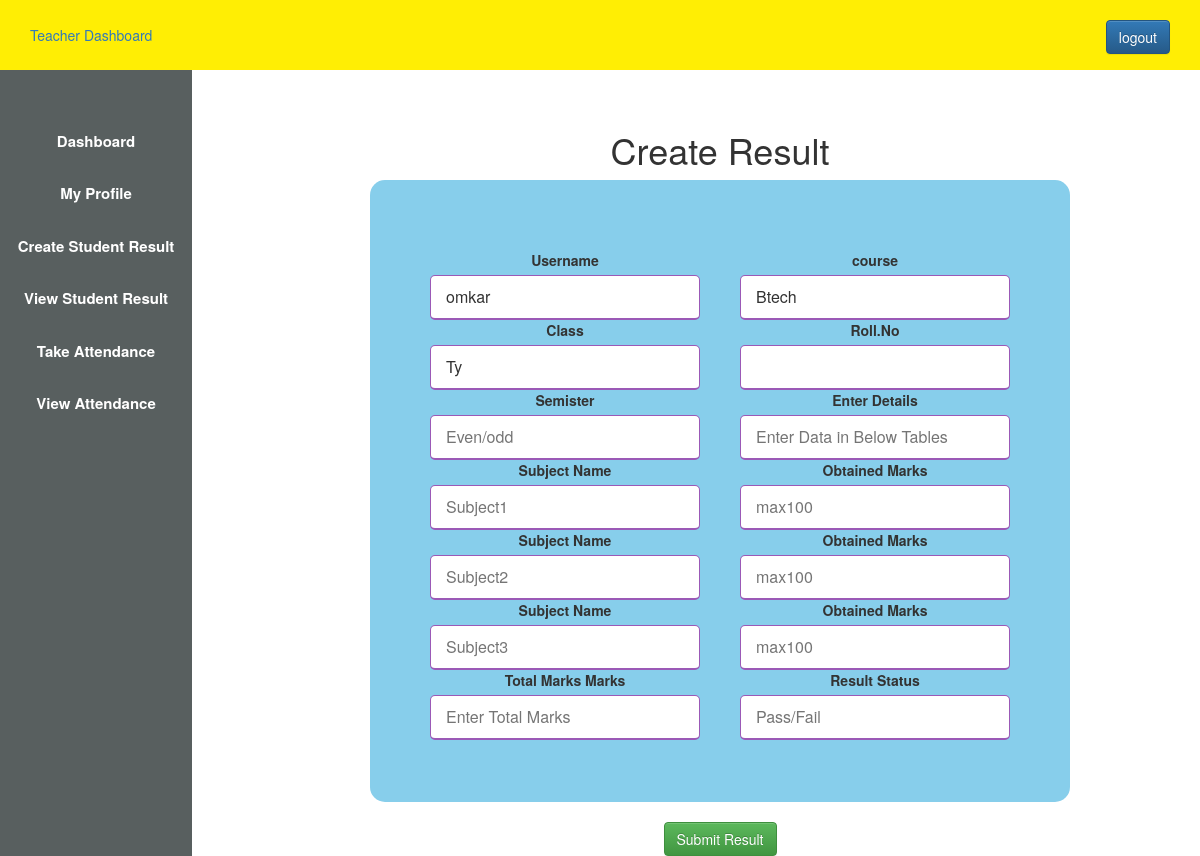
The app's page /edit_Student_result.php?student_id=64 (signed in) with its own data.
### tables this page shows
CREATE TABLE `user` (
  `id` int(11) NOT NULL,
  `username` varchar(50) DEFAULT NULL,
  `phone` varchar(30) DEFAULT NULL,
  `course` varchar(10) DEFAULT NULL,
  `class` char(10) DEFAULT NULL,
  `roll` varchar(8) DEFAULT NULL,
  `email` varchar(50) DEFAULT NULL,
  `fees` varchar(10) DEFAULT NULL,
  `usertype` varchar(50) DEFAULT NULL,
  `password` varchar(50) DEFAULT NULL
);

### edit_student_result.php (the view, shortened to what this page needs)
<?php
$host="localhost";
$user="root";
$password="";
$db="rsa";
$data=mysqli_connect($host,$user,$password,$db);
$id=$_GET['student_id'];
$sql="SELECT * FROM user WHERE id='$id' ";
$result=mysqli_query($data,$sql);
$info=$result-> fetch_assoc();
?>
<!DOCTYPE html>
<html>
    <head>
         <?php
           include 'teacher_css.php';
          ?>
    </head>
<body>
<?php
 include'teacher_sidebar.php';
?>
 <div class="content">
    <center>
<h1> Create Result </h1>
<div class="div_deg">
        <form action="#" method="POST" >
<div class="user-details">
<div class="input-box">
<label class="details">Username</label>
<input type="text" name="name" value="<?php  echo "{$info['username']}"; ?>">
</div>
<div class="input-box">
<label class="details">course</label>
<input type="text" name="course"  value="<?php  echo "{$info['course']}"; ?>">
</div>
<div class="input-box">
<label class="details">Class</label>
<input type="numbers" name="class"  value="<?php  echo "{$info['class']}"; ?>">
</div>
<div class="input-box">
<label class="details" >Roll.No</label>
<input type="numbers" name="roll"  value="<?php  echo "{$info['roll']}"; ?>">
</div>
<div class="input-box">
<label class="details" >Semister</label>
<input type="text" name="sem"  placeholder="Even/odd" >
</div>
 <div class="input-box">
<label class="details" >Enter Details </label>
<input type="text" placeholder="Enter Data in Below Tables"  >
</div>
<div class="input-box">
<label class="details" >Subject Name</label>
<input type="text" name="sub1" placeholder="Subject1" >
</div>
<div class="input-box">
<label class="details" >Obtained Marks</label>
<input type="text" name="obt1" placeholder="max100" >
</div>
<div class="input-box">
<label class="details" >Subject Name</label>
<input type="text" name="sub2" placeholder="Subject2" >
</div>
<div class="input-box">
<label class="details" >Obtained Marks</label>
<input type="text" name="obt2"   placeholder="max100">
</div>
<div class="input-box">
<label class="details" >Subject Name</label>
<input type="text" name="sub3" placeholder="Subject3" >
</div>
<div class="input-box">
<label class="details" >Obtained Marks</label>
<input type="text" name="obt3" placeholder="max100" >
</div>
<div class="input-box">
<label class="details" >Total Marks Marks</label>
<input type="text" name="total"placeholder="Enter Total Marks" >
</div>
<div class="input-box">
<label class="details" >Result Status</label>
<input type="text" name="status" placeholder="Pass/Fail">
</div>
</center>
<br>
 <center>
<div>
 <input class="btn btn-success" type="submit" name="add_result" value="Submit Result">
</div>
 </div>
</body>
</html>

### admin.css (style rules this page uses)
* { margin: 0px; padding: 0px; }
.content { margin-left: 20%; margin-top: 5%; }

### edit_student_result.php (style rules this page uses)
.div_deg { background-color: skyblue; max-width: 700px; padding: 50px 60px; border-radius: 15px; }
.div_deg form .user-details { display: flex; flex-wrap: wrap; justify-content: space-between; margin: 20px 0 12px 0; }
form .user-details .input-box { margin-bottom: 20px 0 12px ; width: calc(100% / 2 - 20px); }
.user-details .input-box input { height: 45px; width: 100%; outline: none; border-radius: 5px; border: 1px solid #ccc; padding-left: 15px; font-size: 16px; border-bottom-width: 2px; transition: all 0.3s ease; }
.user-details .input-box input:focus, .user-details .input-box input:valid { border-color: #9b59b6; }

### records on screen
user: name "omkar", course "Btech", class "Ty"
